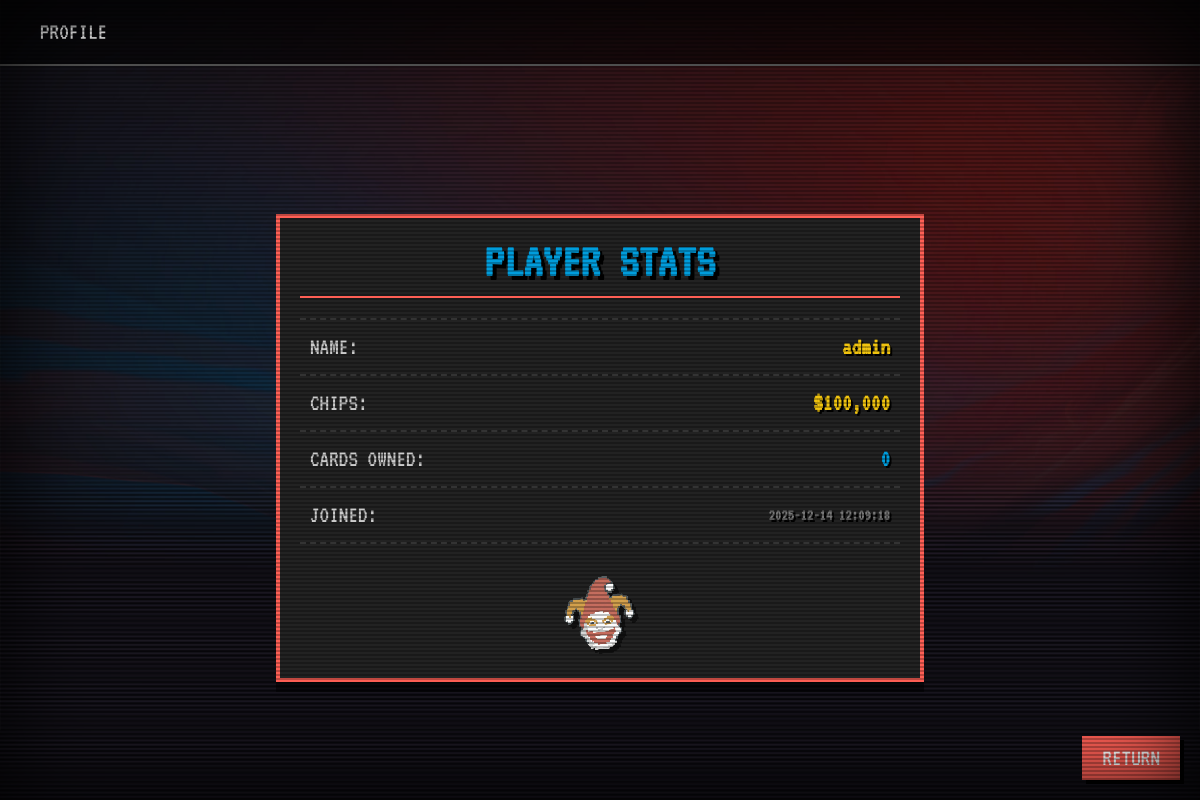
The app's page /profile.php (signed in) with its own data.
### tables this page shows
CREATE TABLE users (
    id INT AUTO_INCREMENT PRIMARY KEY,
    username VARCHAR(50) NOT NULL UNIQUE,
    password VARCHAR(255) NOT NULL,
    chips_balance INT DEFAULT 1000, 
    created_at TIMESTAMP DEFAULT CURRENT_TIMESTAMP
);

### profile.php (the view, shortened to what this page needs)
<?php
include 'includes/db.php';
$user_id = $_SESSION['user_id'];
$stmt = $pdo->prepare("SELECT * FROM users WHERE id = ?");
$stmt->execute([$user_id]);
$user = $stmt->fetch();
$stmt = $pdo->prepare("SELECT COUNT(*) FROM user_inventory WHERE user_id = ?");
$stmt->execute([$user_id]);
$card_count = $stmt->fetchColumn();
include 'includes/header.php';
include 'includes/navbar.php';
?>
<div
    style="flex-grow: 1; display:flex; flex-direction:column; align-items:center; justify-content:center; padding-top: 50px; text-align:center;">
    <div class="boss-blind-panel" style="width: 600px; animation: fadeInUp 0.5s ease-out both;">
        <h2 style="color:var(--blue); font-size:3rem; margin: 0; text-shadow: 4px 4px 0 #000;">PLAYER STATS</h2>
        <div style="width: 100%; height: 2px; background: var(--red); margin: 10px 0 20px 0;"></div>
        <div class="stats-table">
            <div class="stats-row">
                <span class="stats-label">NAME:</span>
                <span class="stats-value"><?php echo htmlspecialchars($user['username']); ?></span>
            </div>
            <div class="stats-row">
                <span class="stats-label">CHIPS:</span>
                <span class="stats-value text-gold">$<?php echo number_format($user['chips_balance']); ?></span>
            </div>
            <div class="stats-row">
                <span class="stats-label">CARDS OWNED:</span>
                <span class="stats-value" style="color: var(--blue)"><?php echo $card_count; ?></span>
            </div>
            <div class="stats-row">
                <span class="stats-label">JOINED:</span>
                <span class="stats-value join-date"><?php echo $user['created_at']; ?></span>
            </div>
        </div>
        <div style="margin-top: 30px;">
            <img src="assets/joker-head.png"
                style="width: 80px; image-rendering: pixelated; filter: drop-shadow(4px 4px 0 rgba(0,0,0,0.5));"
                alt="Decoration">
        </div>
    </div>
</div>
<?php
include 'includes/footer.php';
?>

### assets/css/style.css (style rules this page uses)
:root { --bg-color: #2C3E50; --red: #FE5F55; --blue: #009DDC; --gold: #F1C40F; --crt-scanline: rgba(18, 16, 16, 0.3); --font-main: 'VT323', monospace; }
body { margin: 0; padding: 0; background-color: var(--bg-color); color: white; font-family: var(--font-main); overflow: hidden; height: 100vh; width: 100vw; font-size: 24px; -webkit-font-smoothing: none; }
* { scrollbar-width: thin; scrollbar-color: var(--blue) #000; }
h1, h2, h3, button, input { font-family: var(--font-main); text-transform: uppercase; }
.dashboard-body { display: flex; flex-direction: column; min-height: 100vh; height: auto; background: url('../bg.avif') no-repeat center center / cover; background-attachment: fixed; overflow-y: auto; }
.text-gold { color: var(--gold); }
.boss-blind-panel { background: #222; border: 4px solid var(--red); padding: 20px; text-align: center; box-shadow: 0 10px 0 rgba(0,0,0,0.5); margin-bottom: 20px; }
.stats-table { width: 100%; margin-top: 20px; border-top: 2px dashed #444; }
.stats-row { display: flex; justify-content: space-between; align-items: center; padding: 15px 10px; border-bottom: 2px dashed #444; font-size: 1.5rem; transition: background 0.2s; }
.stats-label { color: #ccc; }
.stats-value { color: var(--gold); text-shadow: 2px 2px 0 #000; font-weight: bold; }
.stats-value.join-date { color: #777; font-size: 1rem; }

### records on screen
users: username "admin", chips_balance "100,000", created_at "2025-12-14 12:09:18"

### other values on screen
$page_label "PROFILE"
$card_count "0"
